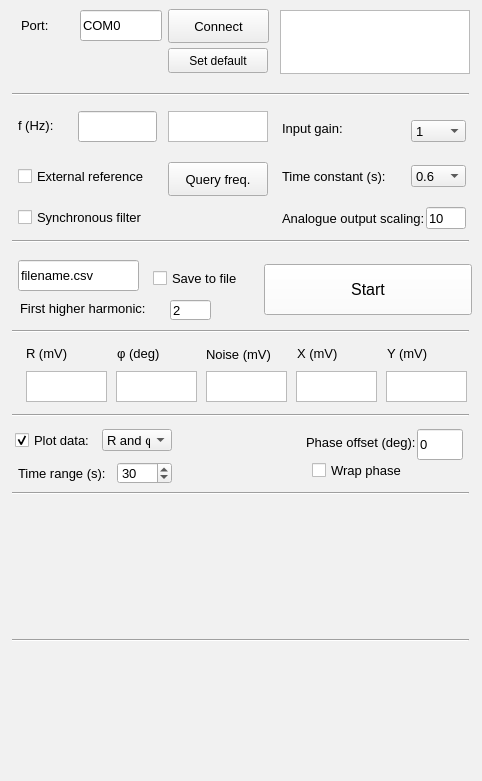
<?xml version="1.0" encoding="UTF-8"?>
<ui version="4.0">
 <class>Form</class>
 <widget class="QWidget" name="Form">
  <property name="geometry">
   <rect>
    <x>0</x>
    <y>0</y>
    <width>482</width>
    <height>781</height>
   </rect>
  </property>
  <property name="palette">
   <palette>
    <active>
     <colorrole role="Base">
      <brush brushstyle="SolidPattern">
       <color alpha="255">
        <red>255</red>
        <green>255</green>
        <blue>255</blue>
       </color>
      </brush>
     </colorrole>
     <colorrole role="Window">
      <brush brushstyle="SolidPattern">
       <color alpha="255">
        <red>241</red>
        <green>241</green>
        <blue>241</blue>
       </color>
      </brush>
     </colorrole>
    </active>
    <inactive>
     <colorrole role="Base">
      <brush brushstyle="SolidPattern">
       <color alpha="255">
        <red>255</red>
        <green>255</green>
        <blue>255</blue>
       </color>
      </brush>
     </colorrole>
     <colorrole role="Window">
      <brush brushstyle="SolidPattern">
       <color alpha="255">
        <red>241</red>
        <green>241</green>
        <blue>241</blue>
       </color>
      </brush>
     </colorrole>
    </inactive>
    <disabled>
     <colorrole role="Base">
      <brush brushstyle="SolidPattern">
       <color alpha="255">
        <red>241</red>
        <green>241</green>
        <blue>241</blue>
       </color>
      </brush>
     </colorrole>
     <colorrole role="Window">
      <brush brushstyle="SolidPattern">
       <color alpha="255">
        <red>241</red>
        <green>241</green>
        <blue>241</blue>
       </color>
      </brush>
     </colorrole>
    </disabled>
   </palette>
  </property>
  <property name="windowTitle">
   <string>OLIA GUI</string>
  </property>
  <widget class="QTextBrowser" name="rOutput">
   <property name="geometry">
    <rect>
     <x>26</x>
     <y>371</y>
     <width>81</width>
     <height>31</height>
    </rect>
   </property>
   <property name="font">
    <font>
     <pointsize>10</pointsize>
    </font>
   </property>
  </widget>
  <widget class="QTextBrowser" name="phaseOutput">
   <property name="geometry">
    <rect>
     <x>116</x>
     <y>371</y>
     <width>81</width>
     <height>31</height>
    </rect>
   </property>
   <property name="font">
    <font>
     <pointsize>10</pointsize>
    </font>
   </property>
  </widget>
  <widget class="QTextBrowser" name="noiseOutput">
   <property name="geometry">
    <rect>
     <x>206</x>
     <y>371</y>
     <width>81</width>
     <height>31</height>
    </rect>
   </property>
   <property name="font">
    <font>
     <pointsize>10</pointsize>
    </font>
   </property>
  </widget>
  <widget class="QTextBrowser" name="xOutput">
   <property name="geometry">
    <rect>
     <x>296</x>
     <y>371</y>
     <width>81</width>
     <height>31</height>
    </rect>
   </property>
   <property name="font">
    <font>
     <pointsize>10</pointsize>
    </font>
   </property>
  </widget>
  <widget class="QTextBrowser" name="yOutput">
   <property name="geometry">
    <rect>
     <x>386</x>
     <y>371</y>
     <width>81</width>
     <height>31</height>
    </rect>
   </property>
   <property name="font">
    <font>
     <pointsize>10</pointsize>
    </font>
   </property>
  </widget>
  <widget class="QLabel" name="label">
   <property name="geometry">
    <rect>
     <x>26</x>
     <y>343</y>
     <width>64</width>
     <height>21</height>
    </rect>
   </property>
   <property name="font">
    <font>
     <pointsize>10</pointsize>
    </font>
   </property>
   <property name="text">
    <string>R (mV)</string>
   </property>
  </widget>
  <widget class="QLabel" name="label_2">
   <property name="geometry">
    <rect>
     <x>117</x>
     <y>339</y>
     <width>61</width>
     <height>28</height>
    </rect>
   </property>
   <property name="font">
    <font>
     <pointsize>10</pointsize>
    </font>
   </property>
   <property name="text">
    <string>φ (deg)</string>
   </property>
  </widget>
  <widget class="QLabel" name="label_3">
   <property name="geometry">
    <rect>
     <x>206</x>
     <y>344</y>
     <width>76</width>
     <height>20</height>
    </rect>
   </property>
   <property name="font">
    <font>
     <pointsize>10</pointsize>
    </font>
   </property>
   <property name="text">
    <string>Noise (mV)</string>
   </property>
  </widget>
  <widget class="QLabel" name="label_4">
   <property name="geometry">
    <rect>
     <x>297</x>
     <y>341</y>
     <width>75</width>
     <height>25</height>
    </rect>
   </property>
   <property name="font">
    <font>
     <pointsize>10</pointsize>
    </font>
   </property>
   <property name="text">
    <string>X (mV)</string>
   </property>
  </widget>
  <widget class="QLabel" name="label_5">
   <property name="geometry">
    <rect>
     <x>387</x>
     <y>342</y>
     <width>80</width>
     <height>22</height>
    </rect>
   </property>
   <property name="font">
    <font>
     <pointsize>10</pointsize>
    </font>
   </property>
   <property name="text">
    <string>Y (mV)</string>
   </property>
  </widget>
  <widget class="QLineEdit" name="filenameInput">
   <property name="geometry">
    <rect>
     <x>18</x>
     <y>260</y>
     <width>121</width>
     <height>31</height>
    </rect>
   </property>
   <property name="font">
    <font>
     <pointsize>10</pointsize>
    </font>
   </property>
   <property name="text">
    <string>filename.csv</string>
   </property>
  </widget>
  <widget class="QCheckBox" name="recordBox">
   <property name="geometry">
    <rect>
     <x>153</x>
     <y>270</y>
     <width>111</width>
     <height>17</height>
    </rect>
   </property>
   <property name="font">
    <font>
     <pointsize>10</pointsize>
    </font>
   </property>
   <property name="text">
    <string>Save to file</string>
   </property>
   <property name="checked">
    <bool>false</bool>
   </property>
  </widget>
  <widget class="QPushButton" name="measureButton">
   <property name="geometry">
    <rect>
     <x>264</x>
     <y>264</y>
     <width>208</width>
     <height>51</height>
    </rect>
   </property>
   <property name="palette">
    <palette>
     <active>
      <colorrole role="Button">
       <brush brushstyle="SolidPattern">
        <color alpha="255">
         <red>255</red>
         <green>255</green>
         <blue>255</blue>
        </color>
       </brush>
      </colorrole>
     </active>
     <inactive>
      <colorrole role="Button">
       <brush brushstyle="SolidPattern">
        <color alpha="255">
         <red>255</red>
         <green>255</green>
         <blue>255</blue>
        </color>
       </brush>
      </colorrole>
     </inactive>
     <disabled>
      <colorrole role="Button">
       <brush brushstyle="SolidPattern">
        <color alpha="255">
         <red>255</red>
         <green>255</green>
         <blue>255</blue>
        </color>
       </brush>
      </colorrole>
     </disabled>
    </palette>
   </property>
   <property name="font">
    <font>
     <pointsize>12</pointsize>
    </font>
   </property>
   <property name="text">
    <string>Start</string>
   </property>
   <property name="checkable">
    <bool>true</bool>
   </property>
  </widget>
  <widget class="QPushButton" name="connectButton">
   <property name="geometry">
    <rect>
     <x>168</x>
     <y>9</y>
     <width>101</width>
     <height>34</height>
    </rect>
   </property>
   <property name="font">
    <font>
     <pointsize>10</pointsize>
    </font>
   </property>
   <property name="text">
    <string>Connect</string>
   </property>
  </widget>
  <widget class="QLineEdit" name="portInput">
   <property name="geometry">
    <rect>
     <x>80</x>
     <y>10</y>
     <width>82</width>
     <height>31</height>
    </rect>
   </property>
   <property name="font">
    <font>
     <pointsize>10</pointsize>
    </font>
   </property>
   <property name="text">
    <string>COM0</string>
   </property>
  </widget>
  <widget class="QLineEdit" name="freqInput">
   <property name="geometry">
    <rect>
     <x>78</x>
     <y>111</y>
     <width>79</width>
     <height>31</height>
    </rect>
   </property>
   <property name="font">
    <font>
     <pointsize>10</pointsize>
    </font>
   </property>
   <property name="toolTip">
    <string>Enter desired modulation frequency</string>
   </property>
   <property name="text">
    <string/>
   </property>
  </widget>
  <widget class="QLabel" name="label_6">
   <property name="geometry">
    <rect>
     <x>18</x>
     <y>115</y>
     <width>47</width>
     <height>21</height>
    </rect>
   </property>
   <property name="font">
    <font>
     <pointsize>10</pointsize>
    </font>
   </property>
   <property name="text">
    <string>f (Hz):</string>
   </property>
  </widget>
  <widget class="QTextBrowser" name="freqOutput">
   <property name="geometry">
    <rect>
     <x>168</x>
     <y>111</y>
     <width>100</width>
     <height>31</height>
    </rect>
   </property>
   <property name="font">
    <font>
     <pointsize>10</pointsize>
    </font>
   </property>
   <property name="toolTip">
    <string>Current modulation frequency</string>
   </property>
  </widget>
  <widget class="QTextBrowser" name="dialogueBox">
   <property name="geometry">
    <rect>
     <x>280</x>
     <y>10</y>
     <width>190</width>
     <height>64</height>
    </rect>
   </property>
   <property name="font">
    <font>
     <pointsize>10</pointsize>
    </font>
   </property>
  </widget>
  <widget class="QCheckBox" name="filterCheckBox">
   <property name="geometry">
    <rect>
     <x>18</x>
     <y>207</y>
     <width>221</width>
     <height>21</height>
    </rect>
   </property>
   <property name="font">
    <font>
     <pointsize>10</pointsize>
    </font>
   </property>
   <property name="toolTip">
    <string>Only recommended for extremely low frequencies (&lt;20 Hz)</string>
   </property>
   <property name="text">
    <string>Synchronous filter</string>
   </property>
  </widget>
  <widget class="PlotWidget" name="graphWidget" native="true">
   <property name="geometry">
    <rect>
     <x>0</x>
     <y>486</y>
     <width>502</width>
     <height>145</height>
    </rect>
   </property>
   <property name="font">
    <font>
     <pointsize>10</pointsize>
    </font>
   </property>
  </widget>
  <widget class="QCheckBox" name="plotBox">
   <property name="geometry">
    <rect>
     <x>15</x>
     <y>432</y>
     <width>111</width>
     <height>17</height>
    </rect>
   </property>
   <property name="font">
    <font>
     <pointsize>10</pointsize>
    </font>
   </property>
   <property name="text">
    <string>Plot data:</string>
   </property>
   <property name="checked">
    <bool>true</bool>
   </property>
  </widget>
  <widget class="QLabel" name="label_8">
   <property name="geometry">
    <rect>
     <x>21</x>
     <y>15</y>
     <width>47</width>
     <height>21</height>
    </rect>
   </property>
   <property name="font">
    <font>
     <pointsize>10</pointsize>
    </font>
   </property>
   <property name="text">
    <string>Port:</string>
   </property>
  </widget>
  <widget class="QSpinBox" name="secondsBox">
   <property name="geometry">
    <rect>
     <x>117</x>
     <y>462</y>
     <width>55</width>
     <height>22</height>
    </rect>
   </property>
   <property name="font">
    <font>
     <pointsize>10</pointsize>
    </font>
   </property>
   <property name="maximum">
    <number>999</number>
   </property>
   <property name="value">
    <number>30</number>
   </property>
  </widget>
  <widget class="PlotWidget" name="graphWidget2" native="true">
   <property name="geometry">
    <rect>
     <x>0</x>
     <y>633</y>
     <width>502</width>
     <height>145</height>
    </rect>
   </property>
   <property name="font">
    <font>
     <pointsize>10</pointsize>
    </font>
   </property>
  </widget>
  <widget class="QLineEdit" name="phaseInput">
   <property name="geometry">
    <rect>
     <x>417</x>
     <y>429</y>
     <width>46</width>
     <height>31</height>
    </rect>
   </property>
   <property name="font">
    <font>
     <pointsize>10</pointsize>
    </font>
   </property>
   <property name="text">
    <string>0</string>
   </property>
  </widget>
  <widget class="QLabel" name="label_10">
   <property name="geometry">
    <rect>
     <x>306</x>
     <y>429</y>
     <width>109</width>
     <height>28</height>
    </rect>
   </property>
   <property name="font">
    <font>
     <pointsize>10</pointsize>
    </font>
   </property>
   <property name="text">
    <string>&lt;html&gt;&lt;head/&gt;&lt;body&gt;&lt;p&gt;Phase offset (deg):&lt;/p&gt;&lt;/body&gt;&lt;/html&gt;</string>
   </property>
  </widget>
  <widget class="QComboBox" name="comboBox">
   <property name="geometry">
    <rect>
     <x>102</x>
     <y>429</y>
     <width>70</width>
     <height>22</height>
    </rect>
   </property>
   <property name="font">
    <font>
     <pointsize>10</pointsize>
    </font>
   </property>
   <item>
    <property name="text">
     <string>R and φ</string>
    </property>
   </item>
   <item>
    <property name="text">
     <string>X and Y</string>
    </property>
   </item>
  </widget>
  <widget class="QLabel" name="label_11">
   <property name="geometry">
    <rect>
     <x>18</x>
     <y>465</y>
     <width>91</width>
     <height>16</height>
    </rect>
   </property>
   <property name="font">
    <font>
     <pointsize>10</pointsize>
    </font>
   </property>
   <property name="text">
    <string>Time range (s):</string>
   </property>
  </widget>
  <widget class="QCheckBox" name="phaseWrapBox">
   <property name="geometry">
    <rect>
     <x>312</x>
     <y>462</y>
     <width>103</width>
     <height>17</height>
    </rect>
   </property>
   <property name="font">
    <font>
     <pointsize>10</pointsize>
    </font>
   </property>
   <property name="text">
    <string>Wrap phase</string>
   </property>
  </widget>
  <widget class="QComboBox" name="gainBox">
   <property name="geometry">
    <rect>
     <x>411</x>
     <y>120</y>
     <width>55</width>
     <height>22</height>
    </rect>
   </property>
   <property name="font">
    <font>
     <pointsize>10</pointsize>
    </font>
   </property>
   <property name="currentText">
    <string>1</string>
   </property>
   <property name="currentIndex">
    <number>1</number>
   </property>
   <item>
    <property name="text">
     <string>0</string>
    </property>
   </item>
   <item>
    <property name="text">
     <string>1</string>
    </property>
   </item>
   <item>
    <property name="text">
     <string>2</string>
    </property>
   </item>
   <item>
    <property name="text">
     <string>4</string>
    </property>
   </item>
   <item>
    <property name="text">
     <string>8</string>
    </property>
   </item>
   <item>
    <property name="text">
     <string>16</string>
    </property>
   </item>
   <item>
    <property name="text">
     <string>32</string>
    </property>
   </item>
   <item>
    <property name="text">
     <string>64</string>
    </property>
   </item>
  </widget>
  <widget class="QLabel" name="label_7">
   <property name="geometry">
    <rect>
     <x>282</x>
     <y>120</y>
     <width>97</width>
     <height>16</height>
    </rect>
   </property>
   <property name="font">
    <font>
     <pointsize>10</pointsize>
    </font>
   </property>
   <property name="text">
    <string>Input gain:</string>
   </property>
  </widget>
  <widget class="QCheckBox" name="refCheckBox">
   <property name="geometry">
    <rect>
     <x>18</x>
     <y>168</y>
     <width>157</width>
     <height>17</height>
    </rect>
   </property>
   <property name="font">
    <font>
     <pointsize>10</pointsize>
    </font>
   </property>
   <property name="toolTip">
    <string>Select to enable external reference</string>
   </property>
   <property name="text">
    <string>External reference</string>
   </property>
  </widget>
  <widget class="QPushButton" name="refResetButton">
   <property name="geometry">
    <rect>
     <x>168</x>
     <y>162</y>
     <width>100</width>
     <height>34</height>
    </rect>
   </property>
   <property name="font">
    <font>
     <pointsize>10</pointsize>
    </font>
   </property>
   <property name="toolTip">
    <string>Calculate current frequency if using external reference</string>
   </property>
   <property name="text">
    <string>Query freq.</string>
   </property>
  </widget>
  <widget class="QComboBox" name="timeConstantBox">
   <property name="geometry">
    <rect>
     <x>411</x>
     <y>165</y>
     <width>55</width>
     <height>22</height>
    </rect>
   </property>
   <property name="font">
    <font>
     <pointsize>10</pointsize>
    </font>
   </property>
   <property name="currentText">
    <string>0.6</string>
   </property>
   <property name="currentIndex">
    <number>5</number>
   </property>
   <item>
    <property name="text">
     <string>0.01</string>
    </property>
   </item>
   <item>
    <property name="text">
     <string>0.03</string>
    </property>
   </item>
   <item>
    <property name="text">
     <string>0.06</string>
    </property>
   </item>
   <item>
    <property name="text">
     <string>0.1</string>
    </property>
   </item>
   <item>
    <property name="text">
     <string>0.3</string>
    </property>
   </item>
   <item>
    <property name="text">
     <string>0.6</string>
    </property>
   </item>
   <item>
    <property name="text">
     <string>1</string>
    </property>
   </item>
   <item>
    <property name="text">
     <string>3</string>
    </property>
   </item>
   <item>
    <property name="text">
     <string>6</string>
    </property>
   </item>
   <item>
    <property name="text">
     <string>10</string>
    </property>
   </item>
  </widget>
  <widget class="QLabel" name="label_12">
   <property name="geometry">
    <rect>
     <x>282</x>
     <y>168</y>
     <width>109</width>
     <height>16</height>
    </rect>
   </property>
   <property name="font">
    <font>
     <pointsize>10</pointsize>
    </font>
   </property>
   <property name="toolTip">
    <string>Filter time constant for lock-in algorithm (not used for synchronous filter)</string>
   </property>
   <property name="text">
    <string>Time constant (s):</string>
   </property>
  </widget>
  <widget class="QLabel" name="label_13">
   <property name="geometry">
    <rect>
     <x>282</x>
     <y>210</y>
     <width>145</width>
     <height>16</height>
    </rect>
   </property>
   <property name="font">
    <font>
     <pointsize>10</pointsize>
    </font>
   </property>
   <property name="toolTip">
    <string>Scaling factor for analogue output</string>
   </property>
   <property name="text">
    <string>Analogue output scaling:</string>
   </property>
  </widget>
  <widget class="QLineEdit" name="outputScalingEdit">
   <property name="geometry">
    <rect>
     <x>426</x>
     <y>207</y>
     <width>40</width>
     <height>22</height>
    </rect>
   </property>
   <property name="font">
    <font>
     <pointsize>10</pointsize>
    </font>
   </property>
   <property name="text">
    <string>10</string>
   </property>
  </widget>
  <widget class="Line" name="line_6">
   <property name="geometry">
    <rect>
     <x>12</x>
     <y>84</y>
     <width>457</width>
     <height>21</height>
    </rect>
   </property>
   <property name="orientation">
    <enum>Qt::Horizontal</enum>
   </property>
  </widget>
  <widget class="QPushButton" name="defaultButton">
   <property name="geometry">
    <rect>
     <x>168</x>
     <y>48</y>
     <width>100</width>
     <height>25</height>
    </rect>
   </property>
   <property name="toolTip">
    <string>Set current port as default</string>
   </property>
   <property name="text">
    <string>Set default</string>
   </property>
  </widget>
  <widget class="Line" name="line_7">
   <property name="geometry">
    <rect>
     <x>12</x>
     <y>231</y>
     <width>457</width>
     <height>21</height>
    </rect>
   </property>
   <property name="orientation">
    <enum>Qt::Horizontal</enum>
   </property>
  </widget>
  <widget class="Line" name="line_8">
   <property name="geometry">
    <rect>
     <x>12</x>
     <y>321</y>
     <width>457</width>
     <height>21</height>
    </rect>
   </property>
   <property name="orientation">
    <enum>Qt::Horizontal</enum>
   </property>
  </widget>
  <widget class="Line" name="line_9">
   <property name="geometry">
    <rect>
     <x>12</x>
     <y>405</y>
     <width>457</width>
     <height>21</height>
    </rect>
   </property>
   <property name="orientation">
    <enum>Qt::Horizontal</enum>
   </property>
  </widget>
  <widget class="Line" name="line_10">
   <property name="geometry">
    <rect>
     <x>12</x>
     <y>483</y>
     <width>457</width>
     <height>21</height>
    </rect>
   </property>
   <property name="orientation">
    <enum>Qt::Horizontal</enum>
   </property>
  </widget>
  <widget class="Line" name="line_11">
   <property name="geometry">
    <rect>
     <x>12</x>
     <y>630</y>
     <width>457</width>
     <height>21</height>
    </rect>
   </property>
   <property name="palette">
    <palette>
     <active>
      <colorrole role="Base">
       <brush brushstyle="SolidPattern">
        <color alpha="255">
         <red>255</red>
         <green>255</green>
         <blue>255</blue>
        </color>
       </brush>
      </colorrole>
      <colorrole role="Window">
       <brush brushstyle="SolidPattern">
        <color alpha="255">
         <red>255</red>
         <green>255</green>
         <blue>255</blue>
        </color>
       </brush>
      </colorrole>
     </active>
     <inactive>
      <colorrole role="Base">
       <brush brushstyle="SolidPattern">
        <color alpha="255">
         <red>255</red>
         <green>255</green>
         <blue>255</blue>
        </color>
       </brush>
      </colorrole>
      <colorrole role="Window">
       <brush brushstyle="SolidPattern">
        <color alpha="255">
         <red>255</red>
         <green>255</green>
         <blue>255</blue>
        </color>
       </brush>
      </colorrole>
     </inactive>
     <disabled>
      <colorrole role="Base">
       <brush brushstyle="SolidPattern">
        <color alpha="255">
         <red>255</red>
         <green>255</green>
         <blue>255</blue>
        </color>
       </brush>
      </colorrole>
      <colorrole role="Window">
       <brush brushstyle="SolidPattern">
        <color alpha="255">
         <red>255</red>
         <green>255</green>
         <blue>255</blue>
        </color>
       </brush>
      </colorrole>
     </disabled>
    </palette>
   </property>
   <property name="orientation">
    <enum>Qt::Horizontal</enum>
   </property>
  </widget>
  <widget class="QLineEdit" name="harmonicEdit">
   <property name="geometry">
    <rect>
     <x>170</x>
     <y>300</y>
     <width>41</width>
     <height>20</height>
    </rect>
   </property>
   <property name="font">
    <font>
     <pointsize>10</pointsize>
    </font>
   </property>
   <property name="text">
    <string>2</string>
   </property>
  </widget>
  <widget class="QLabel" name="label_9">
   <property name="geometry">
    <rect>
     <x>20</x>
     <y>300</y>
     <width>151</width>
     <height>16</height>
    </rect>
   </property>
   <property name="font">
    <font>
     <pointsize>10</pointsize>
    </font>
   </property>
   <property name="toolTip">
    <string>Will save to file 3 higher harmonics starting from this value</string>
   </property>
   <property name="text">
    <string>First higher harmonic:</string>
   </property>
  </widget>
 </widget>
 <customwidgets>
  <customwidget>
   <class>PlotWidget</class>
   <extends>QWidget</extends>
   <header>pyqtgraph</header>
   <container>1</container>
  </customwidget>
 </customwidgets>
 <resources/>
 <connections/>
</ui>
